Frame 1 (no input): blank canvas, image omitted
Frame 60 (the mouse pressed at the canvas centre just before this capture): blank canvas, image omitted
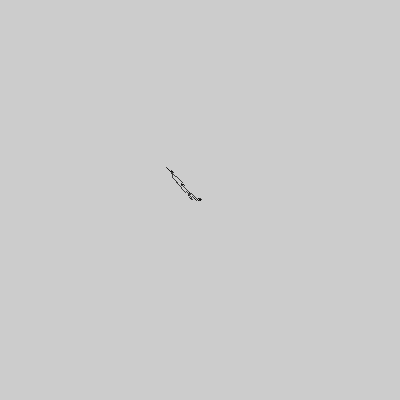
Frame 120 (the mouse held since frame 60 and released just before this capture)

The Processing sketch whose frames 1 and 60 were blank and that drew this single picture after the mouse press (run headless with seeded random() and noise(); from frame 60 on, the mouse is pressed at the canvas centre):

// Processing sketch: sketch_1_1_Traditional_Random_Walk
// ── sketch_1_1_Traditional_Random_Walk.pde

Walker walker ;

void setup()
{
  size(400,400);
  walker = new Walker();

}




void draw()
{
  walker.step();
  walker.display();

}
class Walker
{
  int x ,y;
  Walker()
  {
    x = width/2;
    y = height /2;
  
  }
  void step()
  {
    int rx = (int)random(3)-1;
    int ry = (int)random(3)-1;
    float choice = random(1);
    
    if(choice < 0.5)
     {
      x +=  rx;
      y +=  ry;
     }
     else
     {
        if(mouseX > x)
          x += 1;
        else if(mouseX <= x)
          x -= 1;
       
        if(mouseY > y)
          y += 1;
        else if(mouseY <= y)
          y -= 1;
     }
      
  }
  void display()
  {
    stroke(0);
    point(x,y);
  }

}
